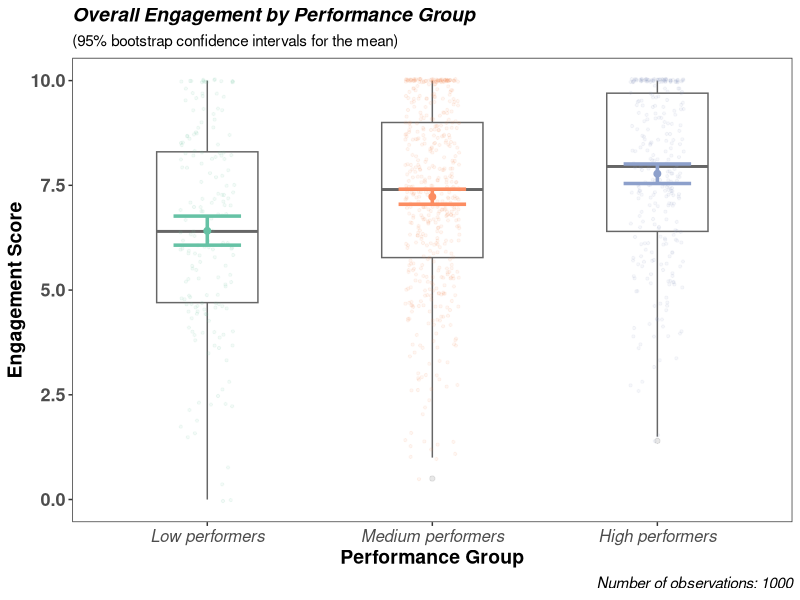
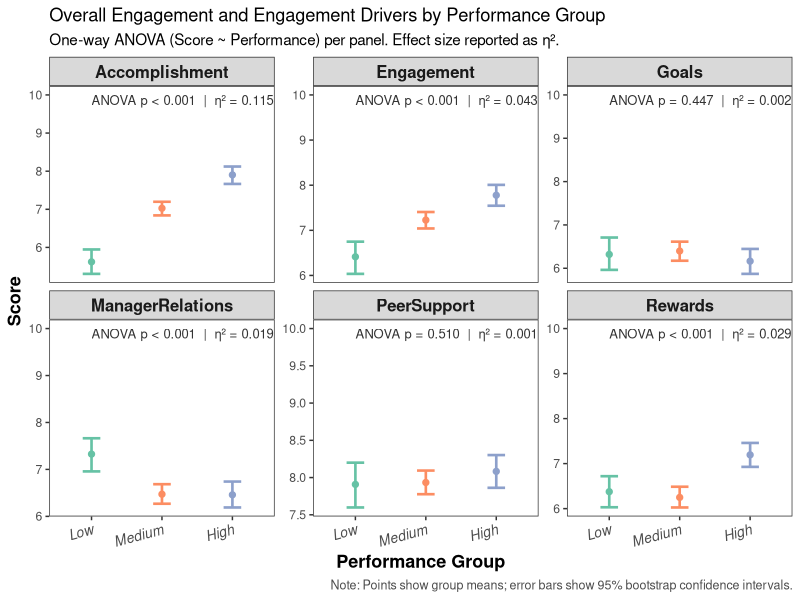

The R script that drew these images, in order:
## ---- chunk 1
#| label: Import libraries
#| echo: true
#| message: false
#| warning: false
#| paged-print: false
# ------------------------------------------------------------
# Import needed R packages
# ------------------------------------------------------------
library(tidyverse)
library(Hmisc) 
library(broom)
library(knitr)
## ---- chunk 2
#| label: Read data
#| echo: true
#| message: false
#| warning: false
#| paged-print: false

# ------------------------------------------------------------
# Read the data
# ------------------------------------------------------------
df<-read_csv("data/performance_engagement_synthetic.csv")
## ---- chunk 3
#| label: Explore and Recode
#| echo: true
#| message: false
#| warning: false
#| paged-print: false

# ------------------------------------------------------------
# Explore the data structure
# ------------------------------------------------------------
glimpse(df)
## ---- chunk 4
#| label: Explore-and-Recode-2
#| echo: true
#| message: false
#| warning: false
#| paged-print: false

# ------------------------------------------------------------
# Summary for all variables
# ------------------------------------------------------------
summary(df)
## ---- chunk 5
#| label: Explore and Recode 3
#| echo: true
#| message: false
#| warning: false
#| paged-print: false
#| code-fold: true

# ------------------------------------------------------------
# Understand the performance distribution
# ------------------------------------------------------------
df |>
  count(PerformanceRatings) |>
  mutate(Percentage = n / sum(n) * 100) |>
  knitr::kable(
    col.names = c("Performance rating", "Count", "Percentage (%)"),
    digits = 1,
    caption = "Table 1: Distribution of performance ratings")

## ---- chunk 6
#| label: Explore and Recode 4
#| echo: true
#| message: false
#| code-overflow: wrap
#| warning: false
#| paged-print: false
# ------------------------------------------------------------
#  Re-code performance: form 1 to 5 into 3 performance categories
# ------------------------------------------------------------
df$Performance <- ifelse(df$PerformanceRatings %in% c(1, 2), "Low performers",
                       ifelse(df$PerformanceRatings == 3, "Medium performers", "High performers"))

df$Performance <- factor(df$Performance, levels = c("Low performers", "Medium performers", "High performers"))

## ---- chunk 7
#| label: Explore and Recode III
#| echo: true
#| message: false
#| warning: false
#| paged-print: false

# ------------------------------------------------------------
# Validate the re-coding
# ------------------------------------------------------------
df |>
  select(PerformanceRatings, Performance) |>
  head(5)

## ---- chunk 8
#| label: Descriptive table
#| message: false
#| warning: false
#| paged-print: false
#| code-fold: true
# ------------------------------------------------------------
# Build 2 helper variables: 1st to  use Performance as the grouping variable and 2nd to select all the drivers of engagement
# ------------------------------------------------------------
group_var <- "Performance"

drivers <- c(
  "Engagement",
  "Rewards",
  "Accomplishment",
  "ManagerRelations",
  "Goals",
  "PeerSupport")

# ------------------------------------------------------------
# Create and format Table 2: Descriptive Statistics (N, Mean, SD) by Performance group
# ------------------------------------------------------------
desc_table <- df |>
  select(Performance, all_of(drivers)) |>
  pivot_longer(all_of(drivers), names_to = "Driver", values_to = "Score") |>
  group_by(Driver, Performance) |>
  summarise(
    N = sum(!is.na(Score)),
    Mean = mean(Score, na.rm = TRUE),
    SD = sd(Score, na.rm = TRUE),
    .groups = "drop") |>
  arrange(Driver, Performance)

kable(
  desc_table,
  digits = 2,
  caption = "Table 2: Descriptive statistics (N, Mean, SD) by Performance group")

## ---- chunk 9
#| label: Overall Engagement and Performance
#| echo: true
#| code-overflow: wrap
#| message: false
#| warning: false
#| paged-print: false

# ------------------------------------------------------------
# Visualise the relationship between Overall Engagement vs Performance: Building a boxplot with ggplot
# ------------------------------------------------------------
chart1<-df|>
  filter(!is.na(Performance)) |> #ensures we remove any missing values
  filter(!is.na(Engagement)) |> #ensures we remove any missing values
  ggplot(aes(y=Engagement, x=Performance, colour=Performance))+
  geom_boxplot(width = 0.45, outlier.alpha = 0.15, colour = "grey40") +
  geom_jitter(width = 0.12, alpha = 0.08, size = 0.8, show.legend = FALSE) +
  stat_summary(fun="mean", geom="point", size=2)+
  stat_summary(fun.data = mean_cl_boot, geom = "errorbar", width=0.3, size=1.2, position = position_dodge())+
  labs(x="Performance Group", y="Engagement Score", caption=("Number of observations: 1000")) +
  theme_bw() + 
  theme(plot.title = element_text(size=14, face="bold.italic"),
        axis.title= element_text(size=14, face="bold"),
        axis.text.x = element_text(size = 12, face="italic"),
        axis.text.y=element_text(size=13, face="bold"),
        legend.position = "none",
        plot.caption = element_text(size=11, face="italic"),
        panel.grid.major = element_blank(), panel.grid.minor = element_blank())+
  scale_colour_brewer(palette = "Set2")+
  ggtitle("Overall Engagement by Performance Group", 
          subtitle = "(95% bootstrap confidence intervals for the mean)") 

## ---- chunk 10
#| label: chart1
#| fig-width: 9
#| fig-height: 5
#| fig-cap: "Overall Engagement by Performance Group (click the chart to enlarge)"
#| fig-lightbox: true
#| code-fold: true
# ------------------------------------------------------------
# Print the chart
# ------------------------------------------------------------
chart1

## ---- chunk 11
#| label: ANOVA table
#| message: false
#| warning: false
#| paged-print: false
#| code-fold: true
# ------------------------------------------------------------
# Create a summary table for ANOVA tests
# ------------------------------------------------------------

# ------------------------------------------------------------
# Create a helper object for the summary table: eta-squared from aov object (one-way ANOVA)
# ------------------------------------------------------------
eta_sq_oneway <- function(fit) {
  a <- summary(fit)[[1]]
  ss_effect <- a[["Sum Sq"]][1]
  ss_total  <- sum(a[["Sum Sq"]], na.rm = TRUE)
  ss_effect / ss_total
}

# ------------------------------------------------------------
# Create and format Table 3: ANOVA results (Driver-by-driver)
# ------------------------------------------------------------
anova_table <- bind_rows(lapply(drivers, function(d) {
  f <- as.formula(paste(d, "~", group_var))
  fit <- aov(f, data = df)
  
  a <- summary(fit)[[1]]
  
  tibble(
    Driver = d,
    df1 = a$Df[1],
    df2 = a$Df[2],
    F = a$`F value`[1],
    p_value = a$`Pr(>F)`[1],
    eta_sq = eta_sq_oneway(fit)
  )
})) %>%
  arrange(p_value)

kable(
  anova_table,
  digits = 4,
  caption = "Table 3: One-way ANOVA results: Performance group differences by driver")

## ---- chunk 12
#| label: Post-hoc table
#| message: false
#| warning: false
#| paged-print: false
#| code-fold: true

# ------------------------------------------------------------
# Create and format Table 4: Tukey HSD post-hoc results (all drivers)
# ------------------------------------------------------------
tukey_table <- bind_rows(lapply(drivers, function(d) {
  f <- as.formula(paste(d, "~", group_var))
  fit <- aov(f, data = df)
  tuk <- TukeyHSD(fit)
  
  broom::tidy(tuk) %>%
    mutate(
      Driver = d,
      Comparison = contrast,
      Difference = estimate,
      CI_Lower = conf.low,
      CI_Upper = conf.high,
      p_adj = adj.p.value
    ) %>%
    select(Driver, Comparison, Difference, CI_Lower, CI_Upper, p_adj) %>%
    arrange(p_adj)
}))

kable(
  tukey_table,
  digits = 4,
  caption = "Table 4: Tukey HSD post-hoc pairwise comparisons (adjusted p-values)"
)

## ---- chunk 13
#| label: Overall Engagement and Engagement Drivers by Performance Group
#| echo: true
#| code-overflow: wrap
#| message: false
#| warning: false
#| paged-print: false

# ------------------------------------------------------------
# Create and format a grid chart with 6 views:  95% confidence interval plots (Engagement + Engagement drivers) + ANOVA p-values + η²
# ------------------------------------------------------------

# ------------------------------------------------------------
# Build a long format dataframe (via pivot_longer()) for faceting
# ------------------------------------------------------------
df_long <- df %>%
  select(Performance, all_of(drivers)) %>%
  pivot_longer(
    cols = all_of(drivers),
    names_to = "Driver",
    values_to = "Score"
  ) %>%
  filter(!is.na(Performance), !is.na(Score)) %>%
  mutate(Driver = factor(Driver, levels = drivers))

# ------------------------------------------------------------
# Build labels from previous ANOVA summary table (p + eta-squared)
# ------------------------------------------------------------
stats_labels <- anova_table %>%
  select(Driver, p_value, eta_sq) %>%
  mutate(
    p_txt = ifelse(
      p_value < 0.001,
      "p < 0.001",
      paste0("p = ", formatC(p_value, format = "f", digits = 3))
    ),
    eta_txt = paste0("\u03b7\u00b2 = ", formatC(eta_sq, format = "f", digits = 3)),
    stat_label = paste0("ANOVA ", p_txt, "  |  ", eta_txt),
    x = 1
  )

# ------------------------------------------------------------
# Build a helper object for label positions per facet, so labels appear near the top of each panel
# ------------------------------------------------------------

y_pos <- df_long %>%
  group_by(Driver) %>%
  summarise(
    y = max(Score, na.rm = TRUE),
    .groups = "drop"
  )

stats_plot <- left_join(stats_labels, y_pos, by = "Driver")

# ------------------------------------------------------------
# Create and format the actual grid plot
# ------------------------------------------------------------
chart_grid <- ggplot(df_long, aes(x = Performance, y = Score, colour = Performance)) +
  stat_summary(fun = "mean", geom = "point", size = 1.8) +
  stat_summary(
    fun.data = mean_cl_boot,
    geom = "errorbar",
    width = 0.25,
    size = 0.9
  ) +
  facet_wrap(~ Driver, ncol = 3, scales = "free_y") +
  geom_text(
    data = stats_plot,
    aes(x = x, y = y, label = stat_label),
    inherit.aes = FALSE,
    hjust = 0,
    vjust = 1,
    size = 3.3,
    colour = "grey20"
  ) +
  labs(
    x = "Performance Group",
    y = "Score",
    caption = "Note: Points show group means; error bars show 95% bootstrap confidence intervals."
  ) +
  ggtitle("Overall Engagement and Engagement Drivers by Performance Group", subtitle = "One-way ANOVA (Score ~ Performance) per panel. Effect size reported as \u03b7\u00b2.") +
  theme_bw() +
  theme(
    strip.text = element_text(size = 12, face = "bold"),
    axis.text.x = element_text(size = 10, face = "italic", angle = 15, hjust = 1),
    axis.title = element_text(size = 13, face = "bold"),
    plot.caption = element_text(size = 9, colour = "grey30"),
    panel.grid.major = element_blank(),
    panel.grid.minor = element_blank(),
    legend.position = "none") +
  scale_colour_brewer(palette = "Set2")+
  scale_x_discrete(labels = c(
    "Low performers" = "Low",
    "Medium performers" = "Medium",
    "High performers" = "High"))

## ---- chunk 14
#| label: chart_grid
#| fig-width: 9
#| fig-height: 5
#| fig-cap: "Overall Engagement and Engagement Drivers by Performance Group (click the chart to enlarge)"
#| fig-lightbox: true
#| code-fold: true
# ------------------------------------------------------------
# Print the chart
# ------------------------------------------------------------
chart_grid
